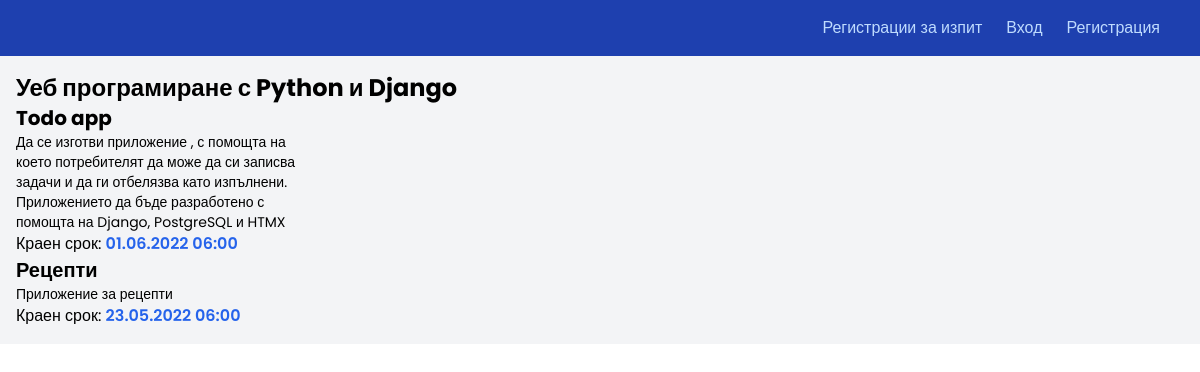
Screenshot of /modules/1/ with the database file from the repository.
### modules/models.py (models this page shows, shortened)
class Module(models.Model):
    name = models.CharField(max_length=255)
    description = models.TextField(blank=True)
    participants = models.ManyToManyField(User, related_name='modules')

class Exam(models.Model):
    module = models.ForeignKey(Module, related_name="exams", on_delete=models.CASCADE)
    name = models.CharField(max_length=255)
    description = models.TextField(blank=True)
    exam_date = models.DateTimeField()
    def humanize_date(self):
        return self.exam_date.strftime("%d.%m.%Y %H:%M")

### modules/views.py (the view)
# urls.py: path('<int:module_id>/', views.show, name='show'),
def show(request, module_id):
    module = Module.objects.get(pk=module_id)
    user_is_participant = request.user in module.participants.all()
    exams = module.exams.all()
    context = {
        'module': module,
        'user_is_participant': user_is_participant,
    }
    return render(request, 'modules/show.html', context)

### templates/modules/show.html (shortened to what this page needs)
{% extends '../base.html' %}
{% load static %}
{% load dict_key %}
{% load exam_params %}
{%  block content %}
  <div class="flex justify-between ">
    <div class="w-1/2 p-4">
      <h1 class="text-2xl font-bold">{{module.name}}</h1>
      {% for exam in module.exams.all %}
        <div class="flex justify-between">
          <div class="w-1/2">
            <h2 class="text-xl font-bold">{{exam.name}}</h2>
            <p class="text-sm">{{exam.description}}</p>
            <p>Краен срок: <span class="font-semibold text-blue-600">{{exam.humanize_date}}</span></p>
          </div>
          <div class="w-1/2">
          </div>
        </div>
      {% endfor %}
    </div>
  </div>
{% endblock %}

### static/styles/base.css (style rules this page uses)
* { font-family: 'Poppins', sans-serif; }

### rows the page displays
Module: name "Уеб програмиране с Python и Django"
Exam: name "Todo app", description "Да се изготви приложение , с помощта на което потребителят да може да си записва задачи и да ги отбелязва като изпълнени. Приложението да бъде разработено с помощта на Django, PostgreSQL и HTMX", humanize_date "01.06.2022 06:00"
Exam: name "Рецепти", description "Приложение за рецепти", humanize_date "23.05.2022 06:00"
